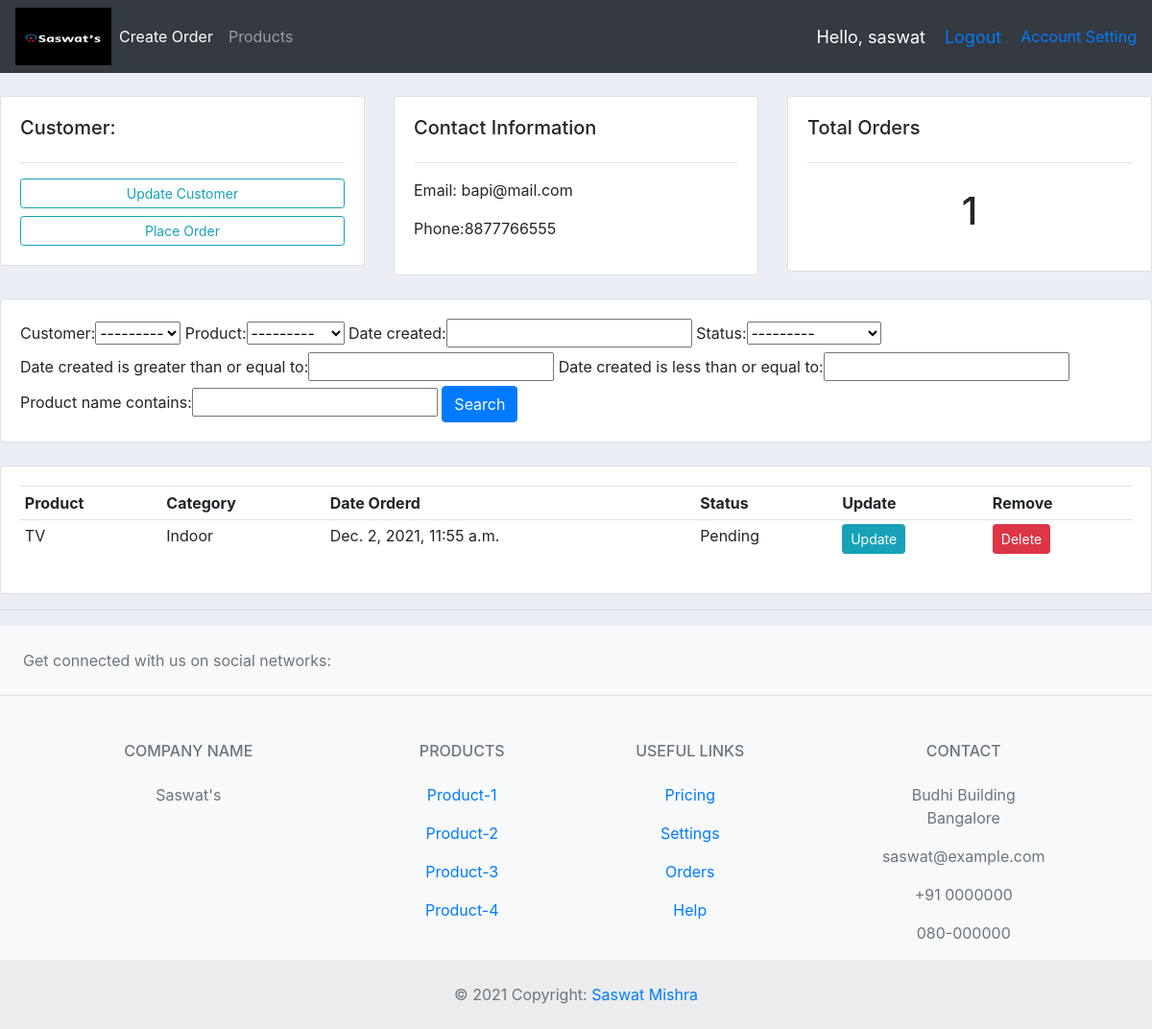
The page /customers/8 (signed in) on the database as committed earlier.
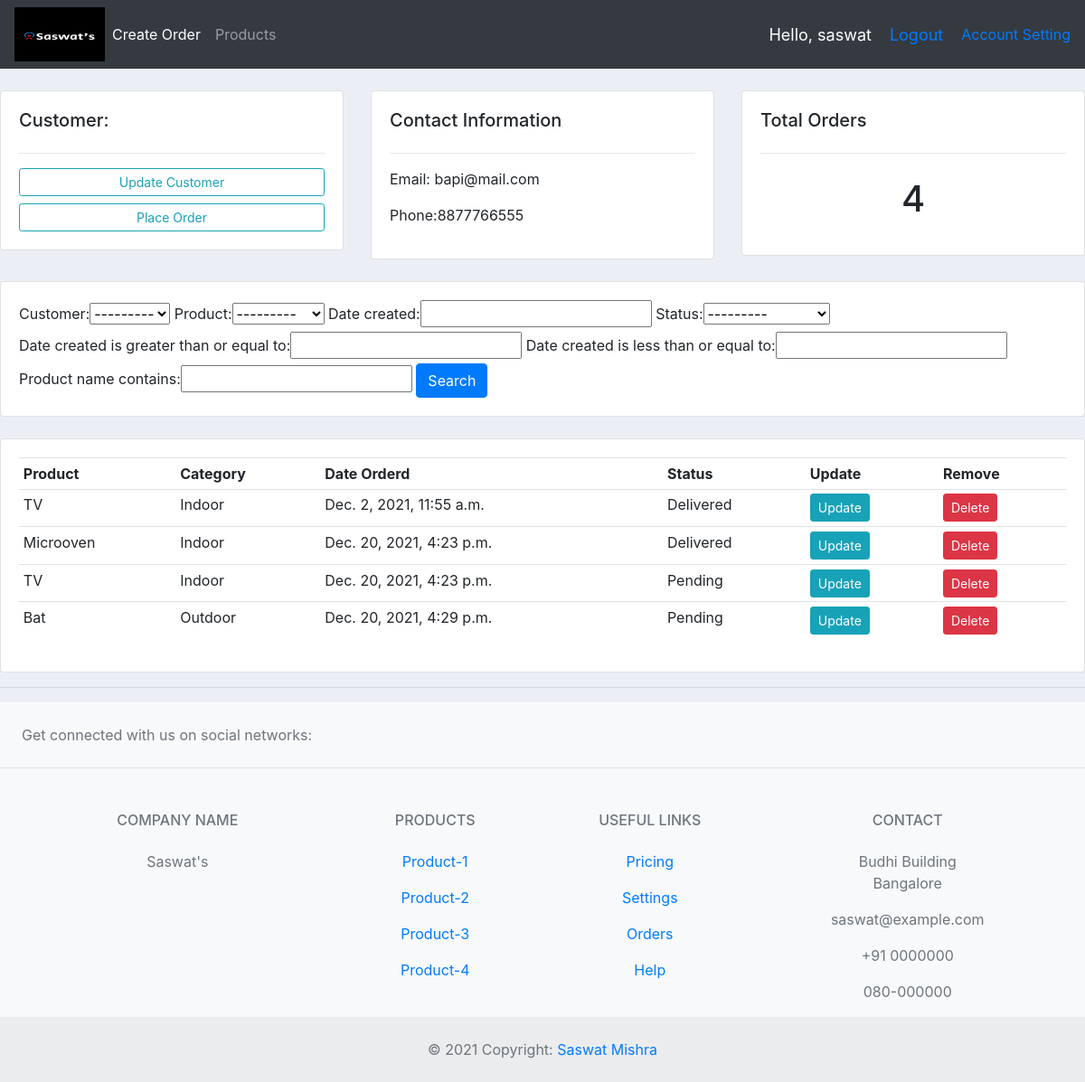
The same page on the database as committed later.
### accounts/models.py (models this page shows, shortened)
class Order(models.Model):
    STATUS = (
        ('Pending', 'Pending'),
        ('Out for delivery', 'Out for delivery'),
        ('Delivered', 'Delivered')
    )
    customer = models.ForeignKey(Customer, null = True, on_delete=models.SET_NULL)
    product = models.ForeignKey(Product,null=True, on_delete=models.SET_NULL)
    date_created = models.DateTimeField(auto_now_add=True, null=True)
    status = models.CharField(max_length=100, choices=STATUS, default='Pending', null=True)

class Product(models.Model):
    CATEGORY = (
        ('Indoor', 'Indoor'),
        ('Outdoor', 'Outdoor')
    )
    name = models.CharField(max_length=200, null=True)
    price = models.FloatField(null=True)
    category = models.CharField(max_length=200, choices = CATEGORY,null=True)
    description = models.CharField(max_length=500, null=True)
    product_pic = models.ImageField(default ='default-product.png', null=True, blank=True)
    date_created = models.DateTimeField(auto_now_add=True, null=True)
    tags = models.ManyToManyField(Tag)
    def __str__(self):
        return self.name

### accounts/views.py (the view)
# urls.py: path('customers/<str:id>',views.customers, name='customers' ),
@login_required(login_url='login')
def customers(request,id):
    customer = Customer.objects.get(id=id)
    orders = customer.order_set.all()
    myFilter = OrderFilter(request.GET, queryset=orders)
    orders = myFilter.qs
    context = {'customer': customer, 'orders':orders, 'myFilter': myFilter}
    return render(request, 'customers.html', context)

### accounts/models.py (called while the page is built)
    def __str__(self):
        return str(self.name)

### accounts/templates/customers.html
{% extends 'main.html' %}
{% block content %}
<br>
<div class="row">
	<div class="col-md">
		<div class="card card-body">
			<h5>Customer:</h5>
			<hr>
			<a class="btn btn-outline-info  btn-sm btn-block" href="">Update Customer</a>
			<a class="btn btn-outline-info  btn-sm btn-block" href="{% url 'create_order' customer.id %}">Place Order</a>
		</div>
	</div>
	<div class="col-md">
		<div class="card card-body">
			<h5>Contact Information</h5>
			<hr>
			<p>Email: {{customer.email}} </p>
			<p>Phone:{{customer.phone}} </p>
		</div>
	</div>
	<div class="col-md">
		<div class="card card-body">
			<h5>Total Orders</h5>
			<hr>
			<h1 style="text-align: center;padding: 10px">{{orders.count}}</h1>
		</div>
	</div>
</div>
<br>
<div class="row">
	<div class="col">
		<div class="card card-body">
			<form method="get">
			{{myFilter.form}}
		    <button class="btn btn-primary" type="submit">Search</button>
		  </form>
		</div>
	</div>
</div>
<br>
<div class="row">
	<div class="col-md">
		<div class="card card-body">
			<table class="table table-sm">
				<tr>
					<th>Product</th>
					<th>Category</th>
					<th>Date Orderd</th>
					<th>Status</th>
					<th>Update</th>
					<th>Remove</th>
				</tr>
				{% for order in orders %}
				<tr>
					<td>{{order.product}}</td>
					<td>{{order.product.category}}</td>
					<td>{{order.date_created}}</td>
					<td>{{order.status}}</td>
					<td><a class="btn btn-sm btn-info" href="{% url 'update_order' order.id %}">Update</a></td>
					<td><a class="btn btn-sm btn-danger" href="{% url 'delete_order' order.id %}">Delete</a></td>
				</tr>
				{% endfor %}
			</table>
		</div>
	</div>
</div>
{% endblock %}

Rows that differ between the two databases and show on the page:
changed Order "Dec. 2, 2021, 11:55 a.m.": status "Pending" → "Delivered"
added Order: product "Microoven", product.category "Indoor", date_created "Dec. 20, 2021, 4:23 p.m.", status "Delivered"
added Order: product "TV", product.category "Indoor", date_created "Dec. 20, 2021, 4:23 p.m.", status "Pending"
added Order: product "Bat", product.category "Outdoor", date_created "Dec. 20, 2021, 4:29 p.m.", status "Pending"
Other text that changed with them:
{{ orders.count }}: "1" → "4"
